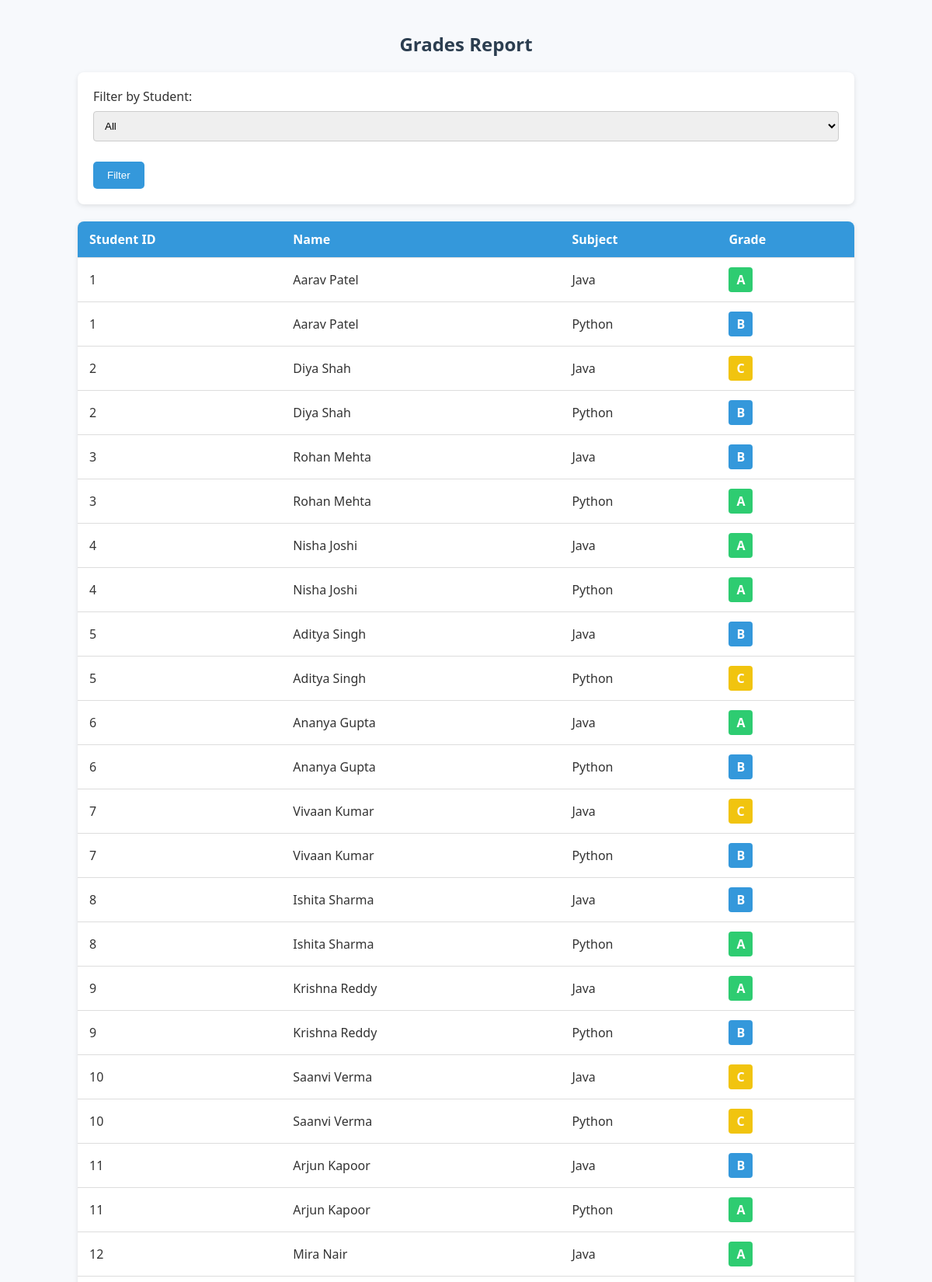
Page /grades_report.php (signed in, upper part) on the committed database.
### tables this page shows
CREATE TABLE `grades` (
  `id` int(11) NOT NULL,
  `student_id` int(11) NOT NULL,
  `subject` varchar(50) NOT NULL,
  `grade` varchar(2) NOT NULL
);

CREATE TABLE `students` (
  `id` int(11) NOT NULL,
  `name` varchar(100) NOT NULL,
  `class` varchar(20) NOT NULL,
  `email` varchar(100) NOT NULL,
  `contact` varchar(20) NOT NULL
);

### grades_report.php (the view, shortened to what this page needs)
<?php
include('config.php');
if(isset($_GET['student']) && $_GET['student'] != ""){
    $student_filter = $_GET['student'];
    $sql = "SELECT g.subject, s.id, s.name, g.grade
            FROM grades g
            JOIN students s ON g.student_id = s.id
            WHERE s.id='$student_filter'
            ORDER BY g.subject ASC";
} else {
    $sql = "SELECT g.subject, s.id, s.name, g.grade
            FROM grades g
            JOIN students s ON g.student_id = s.id
            ORDER BY s.id ASC, g.subject ASC";
}
$result = $conn->query($sql);
?>
<!DOCTYPE html>
<html lang="en">
<head>
    <link rel="stylesheet" href="css/style.css">
</head>
<body>
<div class="container">
    <h2>Grades Report</h2>
    <form method="GET" action="">
        Filter by Student:
        <select name="student">
            <option value="">All</option>
        </select>
        <input type="submit" value="Filter">
    </form>
    <br>
    <table>
        <tr>
            <th>Student ID</th>
            <th>Name</th>
            <th>Subject</th>
            <th>Grade</th>
        </tr>
        <?php
        if($result->num_rows > 0){
            while($row = $result->fetch_assoc()){
                $grade = strtoupper($row['grade']);
                $valid_grades = ['A','B','C','D','F'];
                $cls = in_array($grade, $valid_grades) ? $grade : 'default';
                echo "<tr>
                        <td>".$row['id']."</td>
                        <td>".$row['name']."</td>
                        <td>".$row['subject']."</td>
                        <td><span class='label $cls'>".$grade."</span></td>
                      </tr>";
            }
        } else {
            echo "<tr><td colspan='4'>No grades found</td></tr>";
        }
        ?>
    </table>
</div>
</body>
</html>

### css/style.css (style rules this page uses)
body { font-family: 'Segoe UI', Tahoma, Geneva, Verdana, sans-serif; background-color: #f7f9fc; margin: 0; padding: 0; color: #333; }
.container { max-width: 1000px; margin: auto; padding: 20px; }
h2, h3 { color: #2c3e50; }
h2 { text-align: center; margin-top: 20px; }
form { background-color: #fff; padding: 20px; border-radius: 8px; box-shadow: 0 2px 6px rgba(0,0,0,0.1); }
input[type="text"], input[type="email"], input[type="password"], input[type="date"], select { width: 100%; padding: 10px; margin: 8px 0 16px 0; border: 1px solid #ccc; border-radius: 4px; box-sizing: border-box; }
input[type="submit"], button, a.button { background-color: #3498db; color: white; padding: 10px 18px; border: none; border-radius: 5px; cursor: pointer; text-decoration: none; display: inline-block; margin-top: 10px; }
table { width: 100%; border-collapse: collapse; margin-bottom: 20px; background-color: #fff; border-radius: 8px; overflow: hidden; box-shadow: 0 2px 6px rgba(0,0,0,0.1); }
table th, table td { padding: 12px 15px; text-align: left; border-bottom: 1px solid #ddd; }
table th { background-color: #3498db; color: #fff; }
.label { padding: 5px 10px; border-radius: 4px; color: white; font-weight: bold; display: inline-block; text-align: center; }
.label.A { background-color: #2ecc71; }
.label.B { background-color: #3498db; }
.label.C { background-color: #f1c40f; }

### rows in the picture
grades: student "1", student.name "Aarav Patel", subject "Java", grade "A"
grades: student "1", student.name "Aarav Patel", subject "Python", grade "B"
grades: student "2", student.name "Diya Shah", subject "Java", grade "C"
grades: student "2", student.name "Diya Shah", subject "Python", grade "B"
grades: student "3", student.name "Rohan Mehta", subject "Java", grade "B"
grades: student "3", student.name "Rohan Mehta", subject "Python", grade "A"
grades: student "4", student.name "Nisha Joshi", subject "Java", grade "A"
grades: student "4", student.name "Nisha Joshi", subject "Python", grade "A"
grades: student "5", student.name "Aditya Singh", subject "Java", grade "B"
grades: student "5", student.name "Aditya Singh", subject "Python", grade "C"
grades: student "6", student.name "Ananya Gupta", subject "Java", grade "A"
grades: student "6", student.name "Ananya Gupta", subject "Python", grade "B"
grades: student "7", student.name "Vivaan Kumar", subject "Java", grade "C"
grades: student "7", student.name "Vivaan Kumar", subject "Python", grade "B"
grades: student "8", student.name "Ishita Sharma", subject "Java", grade "B"
grades: student "8", student.name "Ishita Sharma", subject "Python", grade "A"
grades: student "9", student.name "Krishna Reddy", subject "Java", grade "A"
grades: student "9", student.name "Krishna Reddy", subject "Python", grade "B"
grades: student "10", student.name "Saanvi Verma", subject "Java", grade "C"
grades: student "10", student.name "Saanvi Verma", subject "Python", grade "C"
grades: student "11", student.name "Arjun Kapoor", subject "Java", grade "B"
grades: student "11", student.name "Arjun Kapoor", subject "Python", grade "A"
grades: student "12", student.name "Mira Nair", subject "Java", grade "A"
